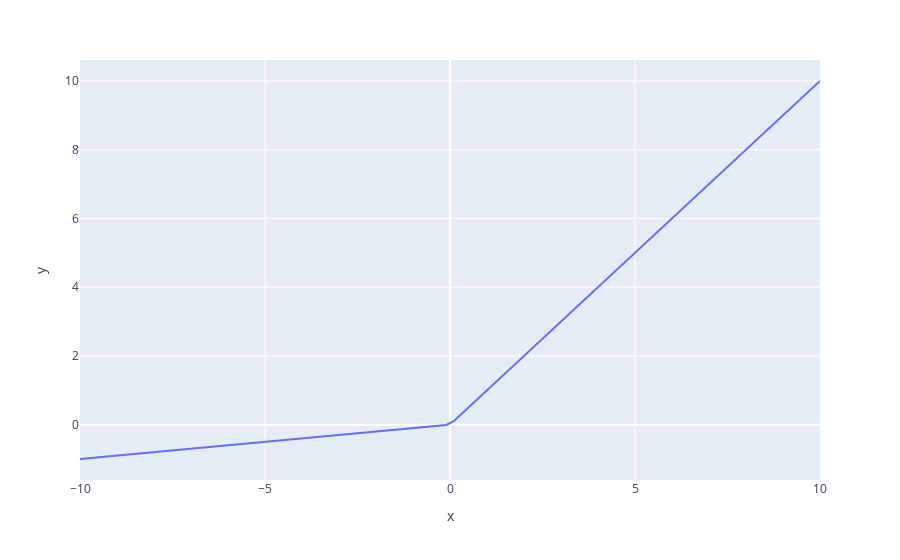

The notebook cell saved with this chart:
### Markdown cell above
# Leaky ReLU

### Code cell
x_values = np.linspace(-10, 10, 100)
leaky_relu_values = np.maximum(0.1 * x_values, x_values)

px.line(x=x_values, y=leaky_relu_values)
